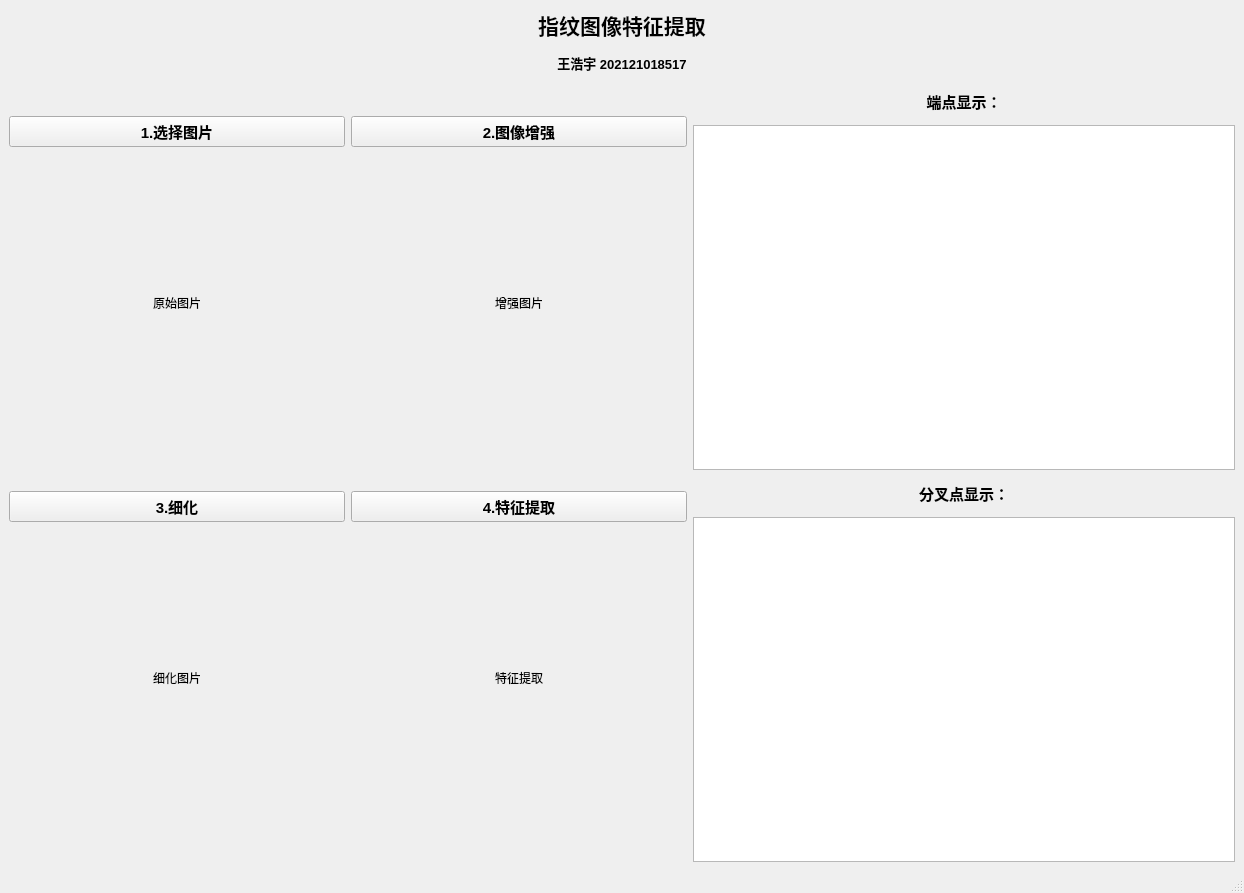
<?xml version="1.0" encoding="UTF-8"?>
<ui version="4.0">
 <class>MainWindow</class>
 <widget class="QMainWindow" name="MainWindow">
  <property name="geometry">
   <rect>
    <x>0</x>
    <y>0</y>
    <width>1244</width>
    <height>893</height>
   </rect>
  </property>
  <property name="windowTitle">
   <string>MainWindow</string>
  </property>
  <widget class="QWidget" name="centralwidget">
   <layout class="QVBoxLayout" name="verticalLayout_8">
    <item>
     <layout class="QVBoxLayout" name="verticalLayout_7" stretch="1,1,25">
      <item>
       <widget class="QLabel" name="label">
        <property name="font">
         <font>
          <family>华光行楷_CNKI</family>
          <pointsize>16</pointsize>
          <weight>75</weight>
          <bold>true</bold>
         </font>
        </property>
        <property name="text">
         <string>指纹图像特征提取</string>
        </property>
        <property name="alignment">
         <set>Qt::AlignCenter</set>
        </property>
       </widget>
      </item>
      <item>
       <widget class="QLabel" name="label_4">
        <property name="font">
         <font>
          <pointsize>10</pointsize>
          <weight>75</weight>
          <bold>true</bold>
         </font>
        </property>
        <property name="text">
         <string>王浩宇 202121018517</string>
        </property>
        <property name="alignment">
         <set>Qt::AlignCenter</set>
        </property>
       </widget>
      </item>
      <item>
       <layout class="QHBoxLayout" name="horizontalLayout_7" stretch="5,4">
        <item>
         <layout class="QVBoxLayout" name="verticalLayout_5">
          <item>
           <layout class="QHBoxLayout" name="horizontalLayout_5">
            <item>
             <layout class="QVBoxLayout" name="verticalLayout_3">
              <item>
               <widget class="QPushButton" name="btn_select">
                <property name="font">
                 <font>
                  <pointsize>11</pointsize>
                  <weight>75</weight>
                  <bold>true</bold>
                 </font>
                </property>
                <property name="text">
                 <string>1.选择图片</string>
                </property>
               </widget>
              </item>
              <item>
               <layout class="QHBoxLayout" name="horizontalLayout">
                <item>
                 <spacer name="horizontalSpacer">
                  <property name="orientation">
                   <enum>Qt::Horizontal</enum>
                  </property>
                  <property name="sizeHint" stdset="0">
                   <size>
                    <width>40</width>
                    <height>20</height>
                   </size>
                  </property>
                 </spacer>
                </item>
                <item>
                 <widget class="QLabel" name="pic_origin">
                  <property name="minimumSize">
                   <size>
                    <width>300</width>
                    <height>300</height>
                   </size>
                  </property>
                  <property name="maximumSize">
                   <size>
                    <width>300</width>
                    <height>300</height>
                   </size>
                  </property>
                  <property name="text">
                   <string>原始图片</string>
                  </property>
                  <property name="alignment">
                   <set>Qt::AlignCenter</set>
                  </property>
                 </widget>
                </item>
                <item>
                 <spacer name="horizontalSpacer_2">
                  <property name="orientation">
                   <enum>Qt::Horizontal</enum>
                  </property>
                  <property name="sizeHint" stdset="0">
                   <size>
                    <width>40</width>
                    <height>20</height>
                   </size>
                  </property>
                 </spacer>
                </item>
               </layout>
              </item>
             </layout>
            </item>
            <item>
             <layout class="QVBoxLayout" name="verticalLayout_4">
              <item>
               <widget class="QPushButton" name="btn_enhance">
                <property name="font">
                 <font>
                  <pointsize>11</pointsize>
                  <weight>75</weight>
                  <bold>true</bold>
                 </font>
                </property>
                <property name="text">
                 <string>2.图像增强</string>
                </property>
               </widget>
              </item>
              <item>
               <layout class="QHBoxLayout" name="horizontalLayout_2">
                <item>
                 <spacer name="horizontalSpacer_3">
                  <property name="orientation">
                   <enum>Qt::Horizontal</enum>
                  </property>
                  <property name="sizeHint" stdset="0">
                   <size>
                    <width>40</width>
                    <height>20</height>
                   </size>
                  </property>
                 </spacer>
                </item>
                <item>
                 <widget class="QLabel" name="pic_enhance">
                  <property name="minimumSize">
                   <size>
                    <width>300</width>
                    <height>300</height>
                   </size>
                  </property>
                  <property name="maximumSize">
                   <size>
                    <width>300</width>
                    <height>300</height>
                   </size>
                  </property>
                  <property name="text">
                   <string>增强图片</string>
                  </property>
                  <property name="alignment">
                   <set>Qt::AlignCenter</set>
                  </property>
                 </widget>
                </item>
                <item>
                 <spacer name="horizontalSpacer_4">
                  <property name="orientation">
                   <enum>Qt::Horizontal</enum>
                  </property>
                  <property name="sizeHint" stdset="0">
                   <size>
                    <width>40</width>
                    <height>20</height>
                   </size>
                  </property>
                 </spacer>
                </item>
               </layout>
              </item>
             </layout>
            </item>
           </layout>
          </item>
          <item>
           <layout class="QHBoxLayout" name="horizontalLayout_6">
            <item>
             <layout class="QVBoxLayout" name="verticalLayout_2">
              <item>
               <widget class="QPushButton" name="btn_thinning">
                <property name="font">
                 <font>
                  <pointsize>11</pointsize>
                  <weight>75</weight>
                  <bold>true</bold>
                 </font>
                </property>
                <property name="text">
                 <string>3.细化</string>
                </property>
               </widget>
              </item>
              <item>
               <layout class="QHBoxLayout" name="horizontalLayout_3">
                <item>
                 <spacer name="horizontalSpacer_5">
                  <property name="orientation">
                   <enum>Qt::Horizontal</enum>
                  </property>
                  <property name="sizeHint" stdset="0">
                   <size>
                    <width>40</width>
                    <height>20</height>
                   </size>
                  </property>
                 </spacer>
                </item>
                <item>
                 <widget class="QLabel" name="pic_thinning">
                  <property name="minimumSize">
                   <size>
                    <width>300</width>
                    <height>300</height>
                   </size>
                  </property>
                  <property name="maximumSize">
                   <size>
                    <width>300</width>
                    <height>300</height>
                   </size>
                  </property>
                  <property name="text">
                   <string>细化图片</string>
                  </property>
                  <property name="alignment">
                   <set>Qt::AlignCenter</set>
                  </property>
                 </widget>
                </item>
                <item>
                 <spacer name="horizontalSpacer_6">
                  <property name="orientation">
                   <enum>Qt::Horizontal</enum>
                  </property>
                  <property name="sizeHint" stdset="0">
                   <size>
                    <width>40</width>
                    <height>20</height>
                   </size>
                  </property>
                 </spacer>
                </item>
               </layout>
              </item>
             </layout>
            </item>
            <item>
             <layout class="QVBoxLayout" name="verticalLayout">
              <item>
               <widget class="QPushButton" name="btn_feature">
                <property name="font">
                 <font>
                  <pointsize>11</pointsize>
                  <weight>75</weight>
                  <bold>true</bold>
                 </font>
                </property>
                <property name="text">
                 <string>4.特征提取</string>
                </property>
               </widget>
              </item>
              <item>
               <layout class="QHBoxLayout" name="horizontalLayout_4">
                <item>
                 <spacer name="horizontalSpacer_7">
                  <property name="orientation">
                   <enum>Qt::Horizontal</enum>
                  </property>
                  <property name="sizeHint" stdset="0">
                   <size>
                    <width>40</width>
                    <height>20</height>
                   </size>
                  </property>
                 </spacer>
                </item>
                <item>
                 <widget class="QLabel" name="pic_feature">
                  <property name="minimumSize">
                   <size>
                    <width>300</width>
                    <height>300</height>
                   </size>
                  </property>
                  <property name="maximumSize">
                   <size>
                    <width>300</width>
                    <height>300</height>
                   </size>
                  </property>
                  <property name="text">
                   <string>特征提取</string>
                  </property>
                  <property name="alignment">
                   <set>Qt::AlignCenter</set>
                  </property>
                 </widget>
                </item>
                <item>
                 <spacer name="horizontalSpacer_8">
                  <property name="orientation">
                   <enum>Qt::Horizontal</enum>
                  </property>
                  <property name="sizeHint" stdset="0">
                   <size>
                    <width>40</width>
                    <height>20</height>
                   </size>
                  </property>
                 </spacer>
                </item>
               </layout>
              </item>
             </layout>
            </item>
           </layout>
          </item>
         </layout>
        </item>
        <item>
         <layout class="QVBoxLayout" name="verticalLayout_6" stretch="1,10,1,10">
          <item>
           <widget class="QLabel" name="label_2">
            <property name="font">
             <font>
              <pointsize>11</pointsize>
              <weight>75</weight>
              <bold>true</bold>
             </font>
            </property>
            <property name="text">
             <string>端点显示：</string>
            </property>
            <property name="alignment">
             <set>Qt::AlignCenter</set>
            </property>
           </widget>
          </item>
          <item>
           <widget class="QTextEdit" name="le_endpoint"/>
          </item>
          <item>
           <widget class="QLabel" name="label_3">
            <property name="font">
             <font>
              <pointsize>11</pointsize>
              <weight>75</weight>
              <bold>true</bold>
             </font>
            </property>
            <property name="text">
             <string>分叉点显示：</string>
            </property>
            <property name="alignment">
             <set>Qt::AlignCenter</set>
            </property>
           </widget>
          </item>
          <item>
           <widget class="QTextEdit" name="le_crosspoint"/>
          </item>
         </layout>
        </item>
       </layout>
      </item>
     </layout>
    </item>
   </layout>
  </widget>
  <widget class="QMenuBar" name="menubar">
   <property name="geometry">
    <rect>
     <x>0</x>
     <y>0</y>
     <width>1244</width>
     <height>23</height>
    </rect>
   </property>
  </widget>
  <widget class="QStatusBar" name="statusbar"/>
 </widget>
 <resources/>
 <connections>
  <connection>
   <sender>btn_select</sender>
   <signal>clicked()</signal>
   <receiver>MainWindow</receiver>
   <slot>select()</slot>
   <hints>
    <hint type="sourcelabel">
     <x>144</x>
     <y>108</y>
    </hint>
    <hint type="destinationlabel">
     <x>172</x>
     <y>131</y>
    </hint>
   </hints>
  </connection>
  <connection>
   <sender>btn_enhance</sender>
   <signal>clicked()</signal>
   <receiver>MainWindow</receiver>
   <slot>enhance()</slot>
   <hints>
    <hint type="sourcelabel">
     <x>428</x>
     <y>113</y>
    </hint>
    <hint type="destinationlabel">
     <x>480</x>
     <y>131</y>
    </hint>
   </hints>
  </connection>
  <connection>
   <sender>btn_thinning</sender>
   <signal>clicked()</signal>
   <receiver>MainWindow</receiver>
   <slot>thinning()</slot>
   <hints>
    <hint type="sourcelabel">
     <x>700</x>
     <y>118</y>
    </hint>
    <hint type="destinationlabel">
     <x>825</x>
     <y>128</y>
    </hint>
   </hints>
  </connection>
  <connection>
   <sender>btn_feature</sender>
   <signal>clicked()</signal>
   <receiver>MainWindow</receiver>
   <slot>feature()</slot>
   <hints>
    <hint type="sourcelabel">
     <x>962</x>
     <y>115</y>
    </hint>
    <hint type="destinationlabel">
     <x>991</x>
     <y>130</y>
    </hint>
   </hints>
  </connection>
 </connections>
 <slots>
  <slot>select()</slot>
  <slot>enhance()</slot>
  <slot>thinning()</slot>
  <slot>feature()</slot>
 </slots>
</ui>
